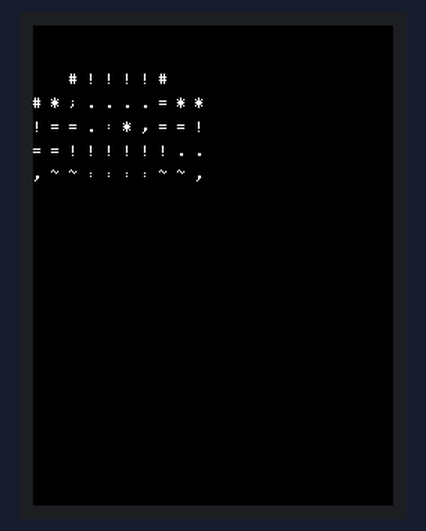
A sketch run on a simulated ESP32. Shown: 240×320 colour display. What the sketch prints to the serial monitor is not drawn.

Above: at 0.48 s.
At 3.65 s:
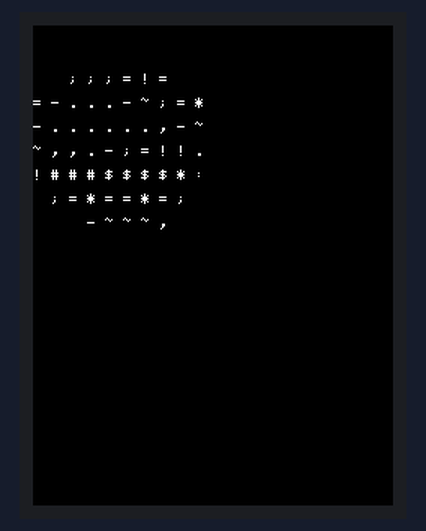
At 6.81 s:
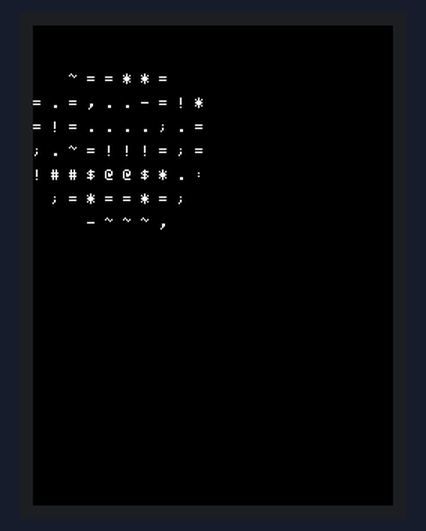
At 13.46 s:
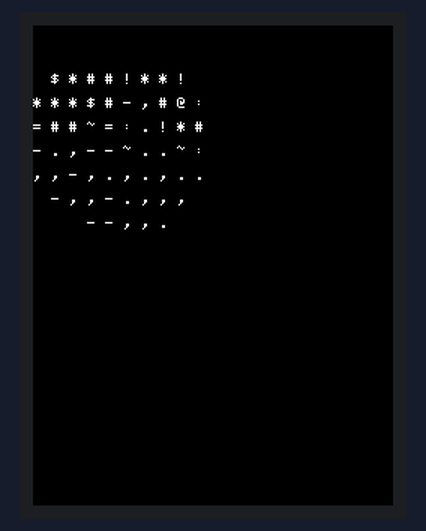
At 19.79 s:
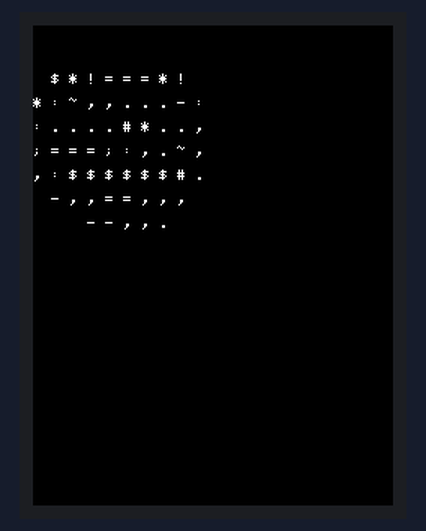
At 26.43 s:
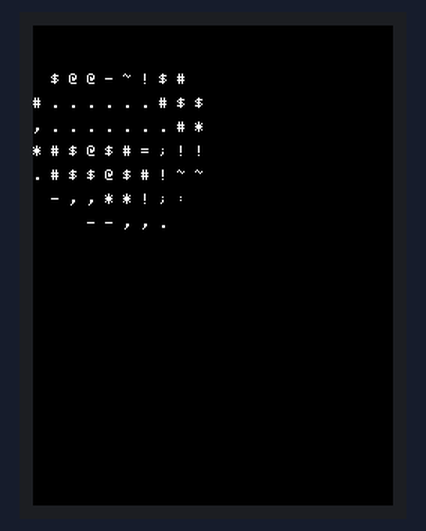

The sketch:

simplify.ino
```cpp
#include <stdint.h>
#include <stdio.h>
#include <string.h>
#include <unistd.h>

#include <TFT_eSPI.h>
#include <SPI.h>

#define R(t,x,y) \
  f = x; \
  x -= t*y; \
  y += t*f; \
  f = (3-x*x-y*y)/2; \
  x *= f; \
  y *= f;

TFT_eSPI tft = TFT_eSPI();

const int width = 10;
const int height = 10;

const int R1 = 1;
const int R2 = 2;
const float K2 = 5;
const float K1 = (width * K2 * 3)/(8 * (R1 + R2));

float cosA = 1.0, cosB = 1.0;
float sinA = 0.0, sinB = 0.0;

float f;


char output[width][height] = {' '};
int zbuffer[width][height] = {0};

void setup() {
  // put your setup code here, to run once:
  tft.init();
  tft.setCursor(0,0,1);
  tft.setRotation(2);
  tft.fillScreen(TFT_BLACK);
  tft.setTextColor(TFT_WHITE,TFT_BLACK);  tft.setTextSize(1);
  Serial.begin(115200);

}

void loop() {
  tft.setCursor(0,0,1);
  // put your main code here, to run repeatedly:
  float sintheta =0, costheta = 1;
  for (int j=0; j<90; j++){
    ESP.wdtFeed();
    float sinphi =0, cosphi = 1;
    for (int i =0;i <324; i++){
      float circlex = R1 * costheta +R2;
      float circley = R1 * sintheta;

      float x = circlex *(cosB*cosphi + sinA * sinB * sinphi) - circley*cosA*sinB;
      float y = circley *(sinB*cosphi - sinA*cosB*sinphi) + circley*cosA*cosB;
      float ooz = 1/(K2 + cosA*circlex*sinphi + circley*sinA);

      int xp = (int)(width/2 + K1 * ooz * x);
      int yp = (int)(height/2 - K1 * ooz * y);

      float L = cosphi*costheta*sinB - cosA*costheta*sinphi - sinA*sintheta + cosB*(cosA*sintheta - costheta*sinA*sinphi);
      if (L>0){
        if (ooz > zbuffer[xp][yp]){
          zbuffer[xp][yp] = ooz;
          output[xp][yp] = ".,-~:;=!*#$@"[(int)(L*8)];
          }
        }
        R(0.02,cosphi,sinphi)
      }
      R(0.07,costheta,sintheta)
    }
    tft.fillScreen(TFT_BLACK);
      for (int line = 0; line < width; line++){
        for (int col=0; col < height; col++){
          tft.print(output[col][line]);
          tft.print(" ");
          putchar(output[col][line]);
          putchar(0x20);
          }
        putchar('\n');
        tft.println();
        tft.println();
        }
    R(0.08,cosA,sinA);
    R(0.03,cosB,sinB);
    delay(1);
    //printf("\x1b[23A");
}
```

simplified.c
```cpp
#include <stdint.h>
#include <stdio.h>
#include <string.h>

#define R(mul,shift,x,y) \
  _=x; \
  x -= mul*y>>shift; \
  y += mul*_>>shift; \
  _ = 3145728-x*x-y*y>>11; \
  x = x*_>>10; \
  y = y*_>>10;

int8_t b[1760], z[1760];

void main() {
  int sA=1024,cA=0,sB=1024,cB=0,_;
  for (;;) {
    memset(b, 32, 1760);  // text buffer
    memset(z, 127, 1760);   // z buffer
    int sj=0, cj=1024;
    for (int j = 0; j < 90; j++) {
      int si = 0, ci = 1024;  // sine and cosine of angle i
      for (int i = 0; i < 324; i++) {
        int R1 = 1, R2 = 2048, K2 = 5120*1024;

        int x0 = R1*cj + R2,
            x1 = ci*x0 >> 10,
            x2 = cA*sj >> 10,
            x3 = si*x0 >> 10,
            x4 = R1*x2 - (sA*x3 >> 10),
            x5 = sA*sj >> 10,
            x6 = K2 + R1*1024*x5 + cA*x3,
            x7 = cj*si >> 10,
            x = 40 + 30*(cB*x1 - sB*x4)/x6,
            y = 12 + 15*(cB*x4 + sB*x1)/x6,
            N = (-cA*x7 - cB*((-sA*x7>>10) + x2) - ci*(cj*sB >> 10) >> 10) - x5 >> 7;

        int o = x + 80 * y;
        int8_t zz = (x6-K2)>>15;
        if (22 > y && y > 0 && x > 0 && 80 > x && zz < z[o]) {
          z[o] = zz;
          b[o] = ".,-~:;=!*#$@"[N > 0 ? N : 0];
        }
        R(5, 8, ci, si)  // rotate i
      }
      R(9, 7, cj, sj)  // rotate j
    }
    for (int k = 0; 1761 > k; k++)
      putchar(k % 80 ? b[k] : 10);
    R(5, 7, cA, sA);
    R(5, 8, cB, sB);
    usleep(15000);
    printf("\x1b[23A");
  }
}
```
